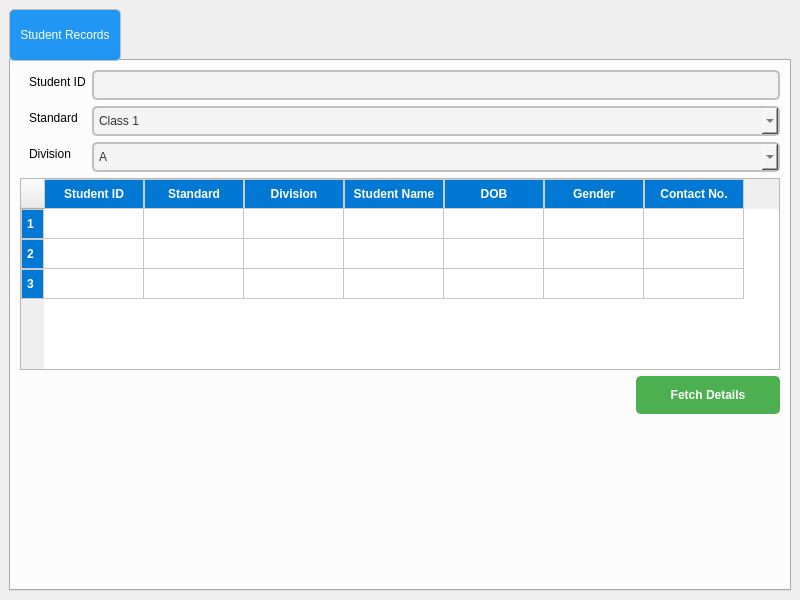
<?xml version="1.0" encoding="UTF-8"?>
<ui version="4.0">
 <class>MainWindow</class>
 <widget class="QMainWindow" name="MainWindow">
  <property name="geometry">
   <rect>
    <x>0</x>
    <y>0</y>
    <width>800</width>
    <height>600</height>
   </rect>
  </property>
  <property name="windowTitle">
   <string>MainWindow</string>
  </property>
  <widget class="QWidget" name="centralwidget">
   <layout class="QHBoxLayout" name="horizontalLayout">
    <item>
     <widget class="QTabWidget" name="tabWidget">
      <property name="styleSheet">
       <string notr="true">/* Styling the Tab Widget */
QTabWidget {
    background-color: #f0f0f0;
    border: 2px solid black;
    border-radius: 10px;
    padding: 5px;
}


/* Styling the Tabs */
QTabBar::tab {
    background-color: #2196F3;  /* Tab background color */
    color: white;
    border: 1px solid #c0c0c0;
    padding: 10px;
    border-radius: 5px;
    min-width: 80px;
    min-height: 30px;

	font: 14pt &quot;Segoe UI&quot;;
}

</string>
      </property>
      <property name="currentIndex">
       <number>0</number>
      </property>
      <widget class="QWidget" name="tab">
       <property name="styleSheet">
        <string notr="true"/>
       </property>
       <attribute name="title">
        <string>Student Records</string>
       </attribute>
       <layout class="QVBoxLayout" name="verticalLayout">
        <item>
         <layout class="QHBoxLayout" name="horizontalLayout_2">
          <property name="topMargin">
           <number>0</number>
          </property>
          <item alignment="Qt::AlignTop">
           <widget class="QFrame" name="formFrame">
            <property name="styleSheet">
             <string notr="true">*{
font: 14pt &quot;Segoe UI&quot;;

}

/* Styling the QLineEdit */
QLineEdit {
    background-color: #f4f4f4;  /* Light grey background */
    color: #333333;  /* Dark text color */
    border: 2px solid #c0c0c0;  /* Border color */
    border-radius: 5px;  /* Rounded corners */
    padding: 5px;
}

/* Focused state (when the QLineEdit is selected) */
QLineEdit:focus {
    border: 2px solid #2196F3;  /* Blue border when focused */
    background-color: #ffffff;  /* White background on focus */
}

/* Disabled state */
QLineEdit:disabled {
    background-color: #e0e0e0;  /* Grey background when disabled */
    color: #888888;  /* Light grey text when disabled */
    border: 2px solid #cccccc;  /* Light grey border */
}

/* Placeholder text style */
QLineEdit::placeholder {
    color: #888888;  /* Light grey color for placeholder text */
    font-style: italic;  /* Italicize the placeholder text */
}

/* Styling the text cursor */
QLineEdit::cursor {
    color: #2196F3;  /* Change cursor color to blue */
}
</string>
            </property>
            <layout class="QFormLayout" name="formLayout">
             <property name="topMargin">
              <number>0</number>
             </property>
             <property name="rightMargin">
              <number>0</number>
             </property>
             <property name="bottomMargin">
              <number>0</number>
             </property>
             <item row="0" column="0">
              <widget class="QLabel" name="label_14">
               <property name="text">
                <string>Student ID</string>
               </property>
              </widget>
             </item>
             <item row="0" column="1">
              <widget class="QLineEdit" name="std_id_box"/>
             </item>
             <item row="1" column="0">
              <widget class="QLabel" name="label_13">
               <property name="text">
                <string>Standard</string>
               </property>
              </widget>
             </item>
             <item row="2" column="0">
              <widget class="QLabel" name="label_15">
               <property name="text">
                <string>Division</string>
               </property>
              </widget>
             </item>
             <item row="1" column="1">
              <widget class="QComboBox" name="std_class_box">
               <property name="styleSheet">
                <string notr="true">/* Styling the QComboBox */
QComboBox {
    background-color: #f4f4f4;  /* Light grey background */
    color: #333333;  /* Dark text color */
    border: 2px solid #c0c0c0;  /* Border color */
    border-radius: 5px;  /* Rounded corners */
    padding: 5px;
    font: 14pt &quot;Segoe UI&quot;;

    min-width: 150px;  /* Minimum width of the combo box */
}

/* Styling the combo box when focused */
QComboBox:focus {
    border: 2px solid #2196F3;  /* Blue border when focused */
    background-color: #ffffff;  /* White background on focus */
}

/* Disabled state for the combo box */
QComboBox:disabled {
    background-color: #e0e0e0;  /* Grey background when disabled */
    color: #888888;  /* Light grey text when disabled */
    border: 2px solid #cccccc;  /* Light grey border */
}

/* Arrow button of the combo box */


/* Styling the dropdown list */
QComboBox QAbstractItemView {
    background-color: #ffffff;  /* White background for the dropdown list */
    color: #333333;  /* Dark text color */
    border: 1px solid #c0c0c0;  /* Border around the dropdown list */
    border-radius: 5px;
    padding: 5px;
    min-width: 150px;
}

/* Hover effect on the dropdown list items */
QComboBox QAbstractItemView::item:hover {
    background-color: #2196F3;  /* Blue background on hover */
    color: #ffffff;  /* White text on hover */
}

/* Selected item in the dropdown list */
QComboBox QAbstractItemView::item:selected {
    background-color: #64B5F6;  /* Light blue background when selected */
    color: #ffffff;  /* White text when selected */
}
</string>
               </property>
               <item>
                <property name="text">
                 <string>Class 1</string>
                </property>
               </item>
               <item>
                <property name="text">
                 <string>Class 2</string>
                </property>
               </item>
               <item>
                <property name="text">
                 <string>Class 3</string>
                </property>
               </item>
               <item>
                <property name="text">
                 <string>Class 4</string>
                </property>
               </item>
               <item>
                <property name="text">
                 <string>Class 5</string>
                </property>
               </item>
               <item>
                <property name="text">
                 <string>Class 6</string>
                </property>
               </item>
               <item>
                <property name="text">
                 <string>Class 7</string>
                </property>
               </item>
               <item>
                <property name="text">
                 <string>Class 8</string>
                </property>
               </item>
               <item>
                <property name="text">
                 <string>Class 9</string>
                </property>
               </item>
               <item>
                <property name="text">
                 <string>Class 10</string>
                </property>
               </item>
               <item>
                <property name="text">
                 <string>Class 11</string>
                </property>
               </item>
               <item>
                <property name="text">
                 <string>Class 12</string>
                </property>
               </item>
              </widget>
             </item>
             <item row="2" column="1">
              <widget class="QComboBox" name="std_section_box">
               <property name="styleSheet">
                <string notr="true">/* Styling the QComboBox */
QComboBox {
    background-color: #f4f4f4;  /* Light grey background */
    color: #333333;  /* Dark text color */
    border: 2px solid #c0c0c0;  /* Border color */
    border-radius: 5px;  /* Rounded corners */
    padding: 5px;
    font: 14pt &quot;Segoe UI&quot;;

    min-width: 150px;  /* Minimum width of the combo box */
}

/* Styling the combo box when focused */
QComboBox:focus {
    border: 2px solid #2196F3;  /* Blue border when focused */
    background-color: #ffffff;  /* White background on focus */
}

/* Disabled state for the combo box */
QComboBox:disabled {
    background-color: #e0e0e0;  /* Grey background when disabled */
    color: #888888;  /* Light grey text when disabled */
    border: 2px solid #cccccc;  /* Light grey border */
}

/* Arrow button of the combo box */


/* Styling the dropdown list */
QComboBox QAbstractItemView {
    background-color: #ffffff;  /* White background for the dropdown list */
    color: #333333;  /* Dark text color */
    border: 1px solid #c0c0c0;  /* Border around the dropdown list */
    border-radius: 5px;
    padding: 5px;
    min-width: 150px;
}

/* Hover effect on the dropdown list items */
QComboBox QAbstractItemView::item:hover {
    background-color: #2196F3;  /* Blue background on hover */
    color: #ffffff;  /* White text on hover */
}

/* Selected item in the dropdown list */
QComboBox QAbstractItemView::item:selected {
    background-color: #64B5F6;  /* Light blue background when selected */
    color: #ffffff;  /* White text when selected */
}
</string>
               </property>
               <item>
                <property name="text">
                 <string>A</string>
                </property>
               </item>
               <item>
                <property name="text">
                 <string>B</string>
                </property>
               </item>
               <item>
                <property name="text">
                 <string>C</string>
                </property>
               </item>
               <item>
                <property name="text">
                 <string>D</string>
                </property>
               </item>
               <item>
                <property name="text">
                 <string>E</string>
                </property>
               </item>
               <item>
                <property name="text">
                 <string>F</string>
                </property>
               </item>
               <item>
                <property name="text">
                 <string>G</string>
                </property>
               </item>
              </widget>
             </item>
            </layout>
           </widget>
          </item>
         </layout>
        </item>
        <item>
         <layout class="QHBoxLayout" name="horizontalLayout_4">
          <property name="topMargin">
           <number>0</number>
          </property>
          <item>
           <widget class="QTableWidget" name="std_table">
            <property name="font">
             <font>
              <pointsize>14</pointsize>
              <bold>false</bold>
             </font>
            </property>
            <property name="styleSheet">
             <string notr="true">QHeaderView::section {
background-color: rgb(0, 120, 212);
     /* Green background for headers */
    color: white;             /* White text color */
    font-weight: bold;        /* Bold font for header text */
    text-align: center;       /* Center-align text */
	
	font: 700 14pt &quot;Segoe UI&quot;;
    border: 1px solid #ccc;   /* Light gray border around header sections */
    padding: 5px;             /* Padding inside header cells */
}
</string>
            </property>
            <row/>
            <row/>
            <row/>
            <column>
             <property name="text">
              <string>Student ID</string>
             </property>
            </column>
            <column>
             <property name="text">
              <string>Standard</string>
             </property>
            </column>
            <column>
             <property name="text">
              <string>Division</string>
             </property>
            </column>
            <column>
             <property name="text">
              <string>Student Name</string>
             </property>
            </column>
            <column>
             <property name="text">
              <string>DOB</string>
             </property>
            </column>
            <column>
             <property name="text">
              <string>Gender</string>
             </property>
            </column>
            <column>
             <property name="text">
              <string>Contact No.</string>
             </property>
            </column>
           </widget>
          </item>
         </layout>
        </item>
        <item>
         <layout class="QHBoxLayout" name="horizontalLayout_3">
          <property name="topMargin">
           <number>0</number>
          </property>
          <item>
           <spacer name="horizontalSpacer">
            <property name="orientation">
             <enum>Qt::Horizontal</enum>
            </property>
            <property name="sizeHint" stdset="0">
             <size>
              <width>40</width>
              <height>20</height>
             </size>
            </property>
           </spacer>
          </item>
          <item>
           <widget class="QPushButton" name="fetch_btn">
            <property name="styleSheet">
             <string notr="true">/* Styling the QPushButton */
QPushButton {
    background-color: #4CAF50;  /* Green background */
    color: white;  /* White text color */
    border: 2px solid #4CAF50;  /* Border color matches background */
    border-radius: 5px;  /* Rounded corners */
    padding: 10px 20px;  /* Vertical and horizontal padding */
    
    font: 14pt &quot;Segoe UI&quot;; /* Font size */
    min-width: 100px;  /* Minimum width for the button */
}

/* Hover effect when the mouse is over the button */
QPushButton:hover {
    background-color: #45a049;  /* Darker green background */
    border-color: #45a049;  /* Darker green border */
}

/* Pressed effect when the button is clicked */
QPushButton:pressed {
    background-color: #388e3c;  /* Even darker green */
    border-color: #388e3c;  /* Dark border */
    padding-top: 12px;  /* Slightly reduces padding to simulate a &quot;pressed&quot; effect */
    padding-left: 18px;  /* Shift the button to the left slightly */
}

/* Focused state (when the button is focused) */
QPushButton:focus {
    border: 2px solid #2196F3;  /* Blue border when focused */
    outline: none;  /* Removes the default outline */
}

/* Disabled state for the QPushButton */
QPushButton:disabled {
    background-color: #e0e0e0;  /* Light grey background */
    color: #888888;  /* Light grey text */
    border: 2px solid #cccccc;  /* Light grey border */
}

/* Styling the text of the QPushButton */
QPushButton {
    font-weight: bold;  /* Make the text bold */
}

/* Styling the QPushButton icon (if it has one) */
QPushButton::icon {
    padding-right: 10px;  /* Space between the icon and the text */
}

/* Border effect when the button is in a focus or pressed state */
QPushButton:focus, QPushButton:pressed {
    border-style: inset;
}
</string>
            </property>
            <property name="text">
             <string>Fetch Details</string>
            </property>
           </widget>
          </item>
         </layout>
        </item>
        <item>
         <spacer name="verticalSpacer">
          <property name="orientation">
           <enum>Qt::Vertical</enum>
          </property>
          <property name="sizeHint" stdset="0">
           <size>
            <width>20</width>
            <height>40</height>
           </size>
          </property>
         </spacer>
        </item>
       </layout>
      </widget>
     </widget>
    </item>
   </layout>
  </widget>
 </widget>
 <resources/>
 <connections/>
</ui>
